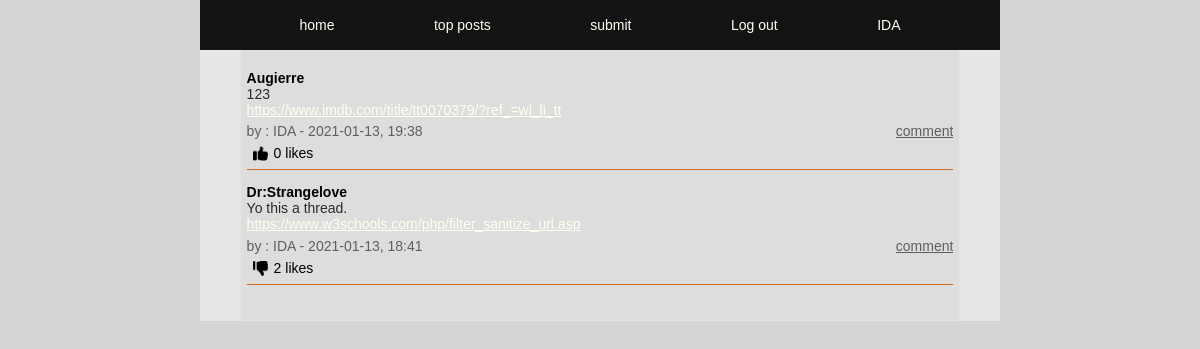
Page /index.php (signed in) on the committed database.
### tables this page shows
CREATE TABLE posts (
id INTEGER PRIMARY KEY AUTOINCREMENT,
title TEXT,
user_id INTEGER,
url TEXT,
description TEXT,
post_date DATETIME);

CREATE TABLE users (
id INTEGER PRIMARY KEY AUTOINCREMENT,
username TEXT NOT NULL UNIQUE,
email TEXT NOT NULL UNIQUE,
firstname TEXT NOT NULL,
lastname TEXT NOT NULL,
passwd TEXT NOT NULL, 
biography TEXT, 
avatar TEXT);

### app/functions.php (called while the page is built, shortened)
<?php
function getLikes($pdo, $postId)
{
    $query = "SELECT COUNT(*) FROM upvotes WHERE post_id = :post_id";
    $statement = $pdo->prepare($query);
    $statement->bindParam(':post_id', $postId, PDO::PARAM_STR);
    $statement->execute();
    $likeCount = $statement->fetch(PDO::FETCH_ASSOC);
    return $likeCount;
}
function likeCheck($pdo, $likePostId, $userId)
{
    $query = "SELECT COUNT(*) FROM upvotes WHERE post_id = :post_id AND user_id = :user_id";
    $statement = $pdo->prepare($query);
    $statement->bindParam(':post_id', $likePostId, PDO::PARAM_STR);
    $statement->bindParam(':user_id', $userId, PDO::PARAM_STR);
    $statement->execute();
    $likeCheck = $statement->fetch(PDO::FETCH_ASSOC);
    if ($likeCheck['COUNT(*)'] > 0) {
        $likeCheck = $likeCheck['COUNT(*)'];
        return $likeCheck;
    }
}

### index.php (the view, shortened to what this page needs)
<?php
require __DIR__ . ('/app/views/header.php');
require __DIR__ . ('/app/autoload.php');
require __DIR__ . ('/app/views/nav.php');
if (isset($_GET['top-posts'])) {
    $posts = getMostLiked($pdo);
} else {
    $statement = $pdo->query('SELECT posts.*, users.username FROM users INNER JOIN posts ON posts.user_id = users.id ORDER BY post_date DESC');
    $posts = $statement->fetchAll(PDO::FETCH_ASSOC);
}
if (isset($_SESSION['user'])) {
    $userId = $_SESSION['user']['id'];
}
?>
<main>
    <section>
        <article class="index-container">
            <?php foreach ($posts as $post) : ?>
                <?php $postId = $post['id']; ?>
                <?php $likeCount = getLikes($pdo, $postId); ?>
                <?php if (isset($userId)) : ?>
                    <?php $likeCheck = likeCheck($pdo, $postId, $userId); ?>
                <?php endif; ?>
                <div class="index-title">
                    <h4> <?= $post['title']; ?> </h4>
                </div>
                <div class="index-description">
                    <p><?= $post['description'] ?></p>
                </div>
                <div class="index-url">
                    <a href="<?= $post['url']; ?>"><?= $post['url']; ?></a>
                </div>
                <div class="index-poster-info">
                    <p><?= "by : " . $post['username'] . " - " . $post['post_date']; ?></p>
                    <a href="comments.php?id=<?= $post['id'] ?>&title=<?= $post['title'] ?>">comment</a>
                </div>
                <div class="index-poster-likes">
                    <?php if (isset($_SESSION['user'])) : ?>
                        <?php if (isset($likeCheck)) : ?>
                            <form action="/app/posts/dislike.php" method="post">
                                <button type="submit"><img src="/app/images/dislike.png" height="15px" width="15px" alt=""></button>
                            </form>
                        <?php elseif (!$likeCheck) : ?>
                            <form action="/app/posts/like.php" method="post">
                                <button type="submit"><img src="/app/images/likes.png" height=15px width="15px" alt=""></button>
                            </form>
                        <?php endif; ?>
                    <?php endif; ?>
                    <?= $likeCount['COUNT(*)'] . ' likes ' ?>
                </div>
            <?php endforeach; ?>
        </article>
    </section>
</main>

### app/views/header.php (shortened to what this page needs)
<!DOCTYPE html>
<html lang="en">
<head>
    <link rel="stylesheet" href="/app/assets/style.css">
    <link rel="stylesheet" href="/app/assets/login.css">
    <link rel="stylesheet" href="/app/assets/settings.css">
    <link rel="stylesheet" href="/app/assets/index.css">
    <link rel="stylesheet" href="/app/assets/comments.css">
    <link rel="stylesheet" href="/app/assets/comment-edit.css">
    <link rel="stylesheet" href="/app/assets/submit.css">
    <link rel="stylesheet" href="/app/assets/register.css">
    <link rel="stylesheet" href="/app/assets/nav.css">
</head>
<body>

### app/views/nav.php (shortened to what this page needs)
<nav>
    <ul>
        <li><a href="/../../index.php?latest">home</a></li>
        <li><a href="/../../index.php?top-posts">top posts</a></li>
        <li><a href="/../../submit.php">submit</a></li>
        <?php if (isset($_SESSION['user'])) : ?>
            <li><a href="/app/users/logout.php"> Log out</a> </li>
        <?php endif; ?>
        <?php if (isset($_SESSION['user'])) : ?>
            <li><a href="<?= '/../../settings.php?user=' . $_SESSION['user']['username'];  ?>"><?= $_SESSION['user']['username'] ?></a></li>
        <?php endif; ?>
    </ul>
</nav>

### app/assets/style.css (style rules this page uses)
* { box-sizing: border-box; margin: 0; font-family: Verdana, Geneva, Tahoma, sans-serif, Arial, Teko-regular; font-size: 14px; }
body { width: 100%; display: flex; justify-content: center; min-height: 100vh; width: 100%; position: absolute; margin-left: auto; margin-right: auto; background-color: rgb(214, 214, 214); }
a { color :ivory; }
main { display: flex; justify-content: center; height: 100%; width: 100%; background-color: #4e463a; max-width: 800px; }
section { display: flex; justify-content: center; width: 100% ; max-width: 800px; min-height:100% ; margin-top: 50px; background-color: rgb(231, 231, 231); flex-wrap: wrap; }

### app/assets/index.css (style rules this page uses)
.index-container { display: flex; width: 90%; height:auto; flex-wrap: wrap; background-color: rgb(221, 221, 221); border: 1px solid rgb(228, 228, 228); border-top: none; padding: 0.4rem ; padding-bottom: 2.5rem; }
.index-title { height : auto; width: 100%; margin-top: 1rem; }
.index-description { height : auto; word-break: break-all; width:90%; font-size: 16px; color: rgb(43, 43, 43); }
.index-url { width: 80%; overflow: hidden; text-overflow: ellipsis; white-space: nowrap; }
.index-poster-info { padding:0.4rem 0 0.4rem; display: flex; justify-content: space-between; height: auto; width: 100%; font-size: 14px; color: rgb(95, 95, 95); }
.index-poster-info a { color: rgb(95, 95, 95); overflow: hidden; text-overflow: ellipsis; white-space: nowrap; }
.index-poster-likes { display: flex; justify-content: flex-start; width: 100%; background-color: rgb(221, 221, 221); border: none; border-bottom: solid 1px chocolate; }
.index-poster-likes button { border: none; background-color: rgb(221, 221, 221); padding-bottom: 0.4rem; }

### app/assets/nav.css (style rules this page uses)
nav { display: flex; justify-content: space-evenly; align-items: center; background-color:#131313; color: ivory; width:100%; height: 50px; position: fixed; max-width: 800px; }
ul { display: flex; justify-content:space-evenly ; align-items: center; width: 100%; padding: 0; list-style: none; position: absolute; }
li { display: inline-block; cursor: pointer; }
nav a { text-decoration: none; }

### rows in the picture
posts: title "Augierre", description "123", url "https://www.imdb.com/title/tt0070379/?ref_=wl_li_tt", user.username "IDA", post_date "2021-01-13, 19:38", COUNT "0"
posts: title "Dr:Strangelove", description "Yo this a thread.", url "https://www.w3schools.com/php/filter_sanitize_url.asp", user.username "IDA", post_date "2021-01-13, 18:41", COUNT "2"

### other values in the picture
$_SESSION['user']['username'] "IDA"
